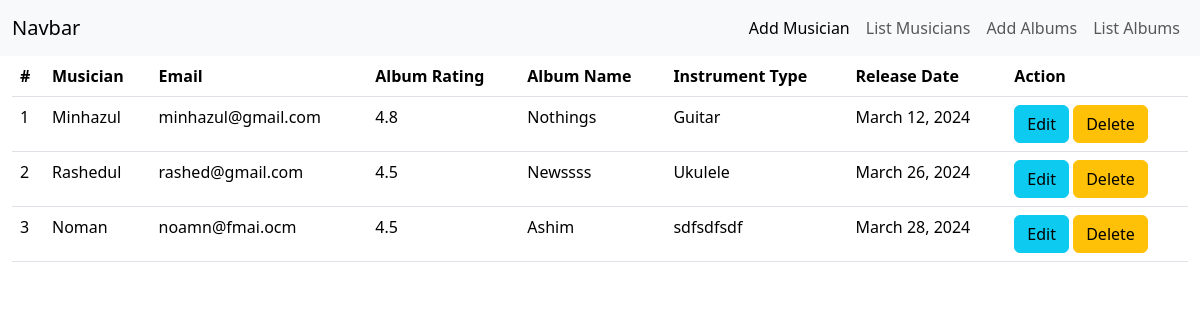
Before: /app/listAlbums/ with the older database file.
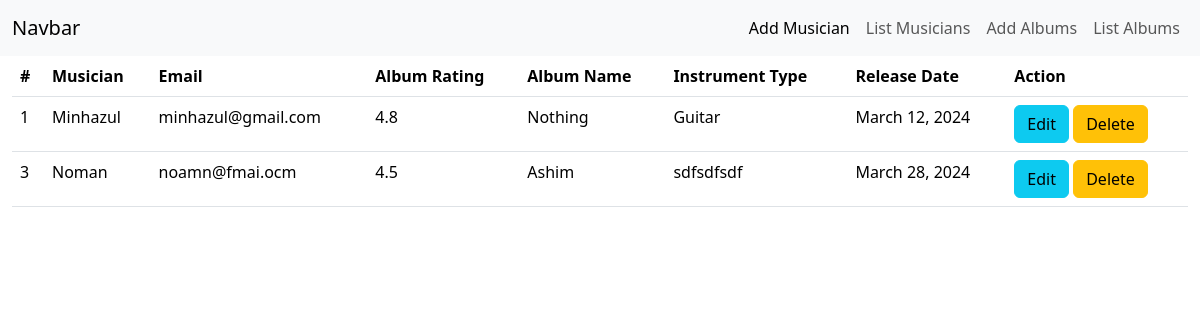
After: the same page with the newer database file.
### app/models.py (models this page shows)
class Album(models.Model) :
    name = models.CharField(max_length = 25);
    releaseDate = models.DateField();
    rating = models.FloatField();
    musician = models.ForeignKey(Musician, on_delete=models.CASCADE)

class Musician(models.Model) :
    firstName = models.CharField(max_length = 15);
    lastName = models.CharField(max_length = 15);
    email = models.EmailField(max_length = 30);
    phoneNumber = models.CharField(max_length = 20);
    instrumentType = models.CharField(max_length = 20);

### app/views.py (the view)
# urls.py: path('listAlbums/', views.listAlbums, name="albumsPage"),
def listAlbums(request) :
    data = models.Album.objects.all();
    return render(request, 'albums.html', {"data" : data});

### app/templates/albums.html
{% extends 'base.html' %} {% block content %}
<div class="container-fluid">
  <table class="table">
    <thead>
      <tr>
        <th scope="col">#</th>
        <th scope="col">Musician</th>
        <th scope="col">Email</th>
        <th scope="col">Album Rating</th>
        <th scope="col">Album Name</th>
        <th scope="col">Instrument Type</th>
        <th scope="col">Release Date</th>
        <th scope="col">Action</th>
      </tr>
    </thead>
    <tbody>
      {% for album in data %}
      <tr>
        <td scope="col">{{album.id}}</td>
        <td scope="col">{{album.musician.firstName}}</td>
        <td scope="col">{{album.musician.email}}</td>
        <td scope="col">{{album.rating}}</td>
        <td scope="col">{{album.name}}</td>
        <td scope="col">{{album.musician.instrumentType}}</td>
        <td scope="col">{{album.releaseDate}}</td>
        <td>
          <a href="{% url 'editAlbumPage' album.id %}" class="btn btn-info"
            >Edit</a
          >
          <a  href="{% url 'deleteAlbum' album.id %}" class="btn btn-warning">Delete</a>
        </td>
      </tr>
      {% endfor %}
    </tbody>
  </table>
</div>
{% endblock %}

Changed rows visible on the page:
removed Album: id "2", musician.firstName "Rashedul", musician.email "rashed@gmail.com", rating "4.5", name "Newssss", musician.instrumentType "Ukulele", releaseDate "March 26, 2024"
changed Album "Minhazul": name "Nothings" → "Nothing"
